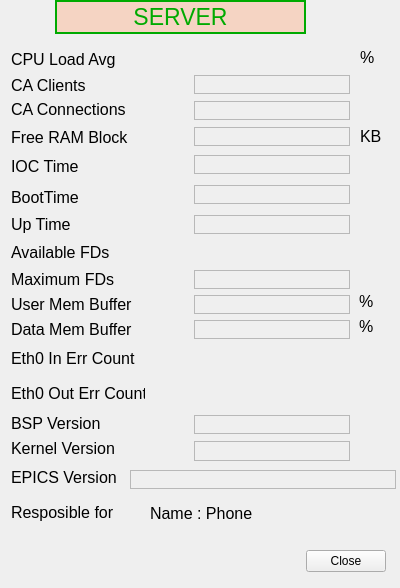
<ui version="4.0" >
 <class>Form</class>
 <widget class="QWidget" name="Form" >
  <property name="windowModality" >
   <enum>Qt::WindowModal</enum>
  </property>
  <property name="geometry" >
   <rect>
    <x>0</x>
    <y>0</y>
    <width>400</width>
    <height>588</height>
   </rect>
  </property>
  <property name="windowTitle" >
   <string>Form</string>
  </property>
  <widget class="QLabel" name="titleLabel" >
   <property name="geometry" >
    <rect>
     <x>55</x>
     <y>0</y>
     <width>251</width>
     <height>34</height>
    </rect>
   </property>
   <property name="palette" >
    <palette>
     <active>
      <colorrole role="WindowText" >
       <brush brushstyle="SolidPattern" >
        <color alpha="255" >
         <red>0</red>
         <green>170</green>
         <blue>0</blue>
        </color>
       </brush>
      </colorrole>
      <colorrole role="Base" >
       <brush brushstyle="SolidPattern" >
        <color alpha="255" >
         <red>255</red>
         <green>255</green>
         <blue>255</blue>
        </color>
       </brush>
      </colorrole>
      <colorrole role="Window" >
       <brush brushstyle="SolidPattern" >
        <color alpha="100" >
         <red>255</red>
         <green>170</green>
         <blue>127</blue>
        </color>
       </brush>
      </colorrole>
      <colorrole role="Shadow" >
       <brush brushstyle="SolidPattern" >
        <color alpha="255" >
         <red>0</red>
         <green>170</green>
         <blue>0</blue>
        </color>
       </brush>
      </colorrole>
     </active>
     <inactive>
      <colorrole role="WindowText" >
       <brush brushstyle="SolidPattern" >
        <color alpha="255" >
         <red>0</red>
         <green>170</green>
         <blue>0</blue>
        </color>
       </brush>
      </colorrole>
      <colorrole role="Base" >
       <brush brushstyle="SolidPattern" >
        <color alpha="255" >
         <red>255</red>
         <green>255</green>
         <blue>255</blue>
        </color>
       </brush>
      </colorrole>
      <colorrole role="Window" >
       <brush brushstyle="SolidPattern" >
        <color alpha="100" >
         <red>255</red>
         <green>170</green>
         <blue>127</blue>
        </color>
       </brush>
      </colorrole>
      <colorrole role="Shadow" >
       <brush brushstyle="SolidPattern" >
        <color alpha="255" >
         <red>0</red>
         <green>170</green>
         <blue>0</blue>
        </color>
       </brush>
      </colorrole>
     </inactive>
     <disabled>
      <colorrole role="WindowText" >
       <brush brushstyle="SolidPattern" >
        <color alpha="255" >
         <red>127</red>
         <green>125</green>
         <blue>123</blue>
        </color>
       </brush>
      </colorrole>
      <colorrole role="Base" >
       <brush brushstyle="SolidPattern" >
        <color alpha="100" >
         <red>255</red>
         <green>170</green>
         <blue>127</blue>
        </color>
       </brush>
      </colorrole>
      <colorrole role="Window" >
       <brush brushstyle="SolidPattern" >
        <color alpha="100" >
         <red>255</red>
         <green>170</green>
         <blue>127</blue>
        </color>
       </brush>
      </colorrole>
      <colorrole role="Shadow" >
       <brush brushstyle="SolidPattern" >
        <color alpha="255" >
         <red>0</red>
         <green>170</green>
         <blue>0</blue>
        </color>
       </brush>
      </colorrole>
     </disabled>
    </palette>
   </property>
   <property name="font" >
    <font>
     <pointsize>17</pointsize>
    </font>
   </property>
   <property name="autoFillBackground" >
    <bool>true</bool>
   </property>
   <property name="frameShape" >
    <enum>QFrame::WinPanel</enum>
   </property>
   <property name="text" >
    <string>SERVER</string>
   </property>
   <property name="alignment" >
    <set>Qt::AlignCenter</set>
   </property>
  </widget>
  <widget class="CALabel" name="caLabel" >
   <property name="geometry" >
    <rect>
     <x>194</x>
     <y>101</y>
     <width>156</width>
     <height>19</height>
    </rect>
   </property>
   <property name="font" >
    <font>
     <pointsize>12</pointsize>
    </font>
   </property>
   <property name="frameShape" >
    <enum>QFrame::StyledPanel</enum>
   </property>
   <property name="lineWidth" >
    <number>3</number>
   </property>
   <property name="alignment" >
    <set>Qt::AlignRight|Qt::AlignTrailing|Qt::AlignVCenter</set>
   </property>
   <property name="pvname" >
    <string>CACnx</string>
   </property>
   <property name="dmode" stdset="0" >
    <enum>CALabel::Int</enum>
   </property>
  </widget>
  <widget class="CALabel" name="caLabel_2" >
   <property name="geometry" >
    <rect>
     <x>194</x>
     <y>75</y>
     <width>156</width>
     <height>19</height>
    </rect>
   </property>
   <property name="font" >
    <font>
     <pointsize>12</pointsize>
    </font>
   </property>
   <property name="frameShape" >
    <enum>QFrame::StyledPanel</enum>
   </property>
   <property name="lineWidth" >
    <number>3</number>
   </property>
   <property name="alignment" >
    <set>Qt::AlignRight|Qt::AlignTrailing|Qt::AlignVCenter</set>
   </property>
   <property name="pvname" >
    <string>CAClnt</string>
   </property>
   <property name="dmode" stdset="0" >
    <enum>CALabel::Int</enum>
   </property>
  </widget>
  <widget class="CALabel" name="caLabel_3" >
   <property name="geometry" >
    <rect>
     <x>194</x>
     <y>127</y>
     <width>156</width>
     <height>19</height>
    </rect>
   </property>
   <property name="font" >
    <font>
     <pointsize>12</pointsize>
    </font>
   </property>
   <property name="frameShape" >
    <enum>QFrame::StyledPanel</enum>
   </property>
   <property name="lineWidth" >
    <number>3</number>
   </property>
   <property name="alignment" >
    <set>Qt::AlignRight|Qt::AlignTrailing|Qt::AlignVCenter</set>
   </property>
   <property name="pvname" >
    <string>MemMax</string>
   </property>
   <property name="dmode" stdset="0" >
    <enum>CALabel::Int</enum>
   </property>
  </widget>
  <widget class="CALabel" name="caLabel_4" >
   <property name="geometry" >
    <rect>
     <x>194</x>
     <y>155</y>
     <width>156</width>
     <height>19</height>
    </rect>
   </property>
   <property name="font" >
    <font>
     <pointsize>10</pointsize>
    </font>
   </property>
   <property name="frameShape" >
    <enum>QFrame::StyledPanel</enum>
   </property>
   <property name="lineWidth" >
    <number>3</number>
   </property>
   <property name="alignment" >
    <set>Qt::AlignRight|Qt::AlignTrailing|Qt::AlignVCenter</set>
   </property>
   <property name="pvname" >
    <string>Time</string>
   </property>
   <property name="dmode" stdset="0" >
    <enum>CALabel::Choice</enum>
   </property>
   <property name="dbrequest" stdset="0" >
    <enum>CALabel::DBRGSTR</enum>
   </property>
  </widget>
  <widget class="CALabel" name="caLabel_5" >
   <property name="geometry" >
    <rect>
     <x>194</x>
     <y>185</y>
     <width>156</width>
     <height>19</height>
    </rect>
   </property>
   <property name="font" >
    <font>
     <pointsize>10</pointsize>
    </font>
   </property>
   <property name="frameShape" >
    <enum>QFrame::StyledPanel</enum>
   </property>
   <property name="lineWidth" >
    <number>3</number>
   </property>
   <property name="alignment" >
    <set>Qt::AlignRight|Qt::AlignTrailing|Qt::AlignVCenter</set>
   </property>
   <property name="pvname" >
    <string>BootTime</string>
   </property>
   <property name="dmode" stdset="0" >
    <enum>CALabel::Choice</enum>
   </property>
   <property name="dbrequest" stdset="0" >
    <enum>CALabel::DBRGSTR</enum>
   </property>
  </widget>
  <widget class="CALabel" name="caLabel_6" >
   <property name="geometry" >
    <rect>
     <x>194</x>
     <y>215</y>
     <width>156</width>
     <height>19</height>
    </rect>
   </property>
   <property name="font" >
    <font>
     <pointsize>10</pointsize>
    </font>
   </property>
   <property name="frameShape" >
    <enum>QFrame::StyledPanel</enum>
   </property>
   <property name="lineWidth" >
    <number>3</number>
   </property>
   <property name="alignment" >
    <set>Qt::AlignRight|Qt::AlignTrailing|Qt::AlignVCenter</set>
   </property>
   <property name="pvname" >
    <string>vxUpTime</string>
   </property>
   <property name="dmode" stdset="0" >
    <enum>CALabel::Choice</enum>
   </property>
   <property name="dbrequest" stdset="0" >
    <enum>CALabel::DBRGSTR</enum>
   </property>
  </widget>
  <widget class="CALabel" name="caLabel_8" >
   <property name="geometry" >
    <rect>
     <x>194</x>
     <y>415</y>
     <width>156</width>
     <height>19</height>
    </rect>
   </property>
   <property name="font" >
    <font>
     <pointsize>12</pointsize>
    </font>
   </property>
   <property name="frameShape" >
    <enum>QFrame::StyledPanel</enum>
   </property>
   <property name="lineWidth" >
    <number>3</number>
   </property>
   <property name="alignment" >
    <set>Qt::AlignRight|Qt::AlignTrailing|Qt::AlignVCenter</set>
   </property>
   <property name="pvname" >
    <string>BSP_rev</string>
   </property>
   <property name="dmode" stdset="0" >
    <enum>CALabel::Choice</enum>
   </property>
   <property name="dbrequest" stdset="0" >
    <enum>CALabel::DBRGSTR</enum>
   </property>
  </widget>
  <widget class="CALabel" name="caLabel_9" >
   <property name="geometry" >
    <rect>
     <x>194</x>
     <y>441</y>
     <width>156</width>
     <height>20</height>
    </rect>
   </property>
   <property name="font" >
    <font>
     <pointsize>12</pointsize>
    </font>
   </property>
   <property name="frameShape" >
    <enum>QFrame::StyledPanel</enum>
   </property>
   <property name="lineWidth" >
    <number>3</number>
   </property>
   <property name="alignment" >
    <set>Qt::AlignRight|Qt::AlignTrailing|Qt::AlignVCenter</set>
   </property>
   <property name="pvname" >
    <string>kernel_vers</string>
   </property>
   <property name="dmode" stdset="0" >
    <enum>CALabel::Choice</enum>
   </property>
   <property name="dbrequest" stdset="0" >
    <enum>CALabel::DBRGSTR</enum>
   </property>
  </widget>
  <widget class="CALabel" name="caLabel_10" >
   <property name="geometry" >
    <rect>
     <x>130</x>
     <y>470</y>
     <width>266</width>
     <height>19</height>
    </rect>
   </property>
   <property name="font" >
    <font>
     <pointsize>9</pointsize>
    </font>
   </property>
   <property name="frameShape" >
    <enum>QFrame::StyledPanel</enum>
   </property>
   <property name="lineWidth" >
    <number>3</number>
   </property>
   <property name="alignment" >
    <set>Qt::AlignRight|Qt::AlignTrailing|Qt::AlignVCenter</set>
   </property>
   <property name="pvname" >
    <string>EPICS_vers</string>
   </property>
   <property name="dmode" stdset="0" >
    <enum>CALabel::Choice</enum>
   </property>
   <property name="dbrequest" stdset="0" >
    <enum>CALabel::DBRGSTR</enum>
   </property>
  </widget>
  <widget class="CADisplayer" name="CADisplayer_2" >
   <property name="geometry" >
    <rect>
     <x>194</x>
     <y>240</y>
     <width>155</width>
     <height>24</height>
    </rect>
   </property>
   <property name="font" >
    <font>
     <pointsize>12</pointsize>
    </font>
   </property>
   <property name="autoFillBackground" >
    <bool>false</bool>
   </property>
   <property name="nuformat" stdset="0" >
    <enum>CADisplayer::Integer</enum>
   </property>
   <property name="pvname" >
    <string>FDAv</string>
   </property>
  </widget>
  <widget class="CADisplayer" name="CADisplayer_3" >
   <property name="geometry" >
    <rect>
     <x>194</x>
     <y>347</y>
     <width>155</width>
     <height>24</height>
    </rect>
   </property>
   <property name="font" >
    <font>
     <pointsize>12</pointsize>
    </font>
   </property>
   <property name="autoFillBackground" >
    <bool>false</bool>
   </property>
   <property name="nuformat" stdset="0" >
    <enum>CADisplayer::Integer</enum>
   </property>
   <property name="pvname" >
    <string>IFIErrs</string>
   </property>
  </widget>
  <widget class="CADisplayer" name="CADisplayer_4" >
   <property name="geometry" >
    <rect>
     <x>194</x>
     <y>382</y>
     <width>155</width>
     <height>24</height>
    </rect>
   </property>
   <property name="font" >
    <font>
     <pointsize>12</pointsize>
    </font>
   </property>
   <property name="autoFillBackground" >
    <bool>false</bool>
   </property>
   <property name="nuformat" stdset="0" >
    <enum>CADisplayer::Integer</enum>
   </property>
   <property name="pvname" >
    <string>IFOErrs</string>
   </property>
  </widget>
  <widget class="CADisplayer" name="CADisplayer" >
   <property name="geometry" >
    <rect>
     <x>194</x>
     <y>45</y>
     <width>155</width>
     <height>24</height>
    </rect>
   </property>
   <property name="font" >
    <font>
     <pointsize>12</pointsize>
    </font>
   </property>
   <property name="autoFillBackground" >
    <bool>false</bool>
   </property>
   <property name="nuformat" stdset="0" >
    <enum>CADisplayer::RealOne</enum>
   </property>
   <property name="pvname" >
    <string>Load</string>
   </property>
  </widget>
  <widget class="QLabel" name="label_18" >
   <property name="geometry" >
    <rect>
     <x>11</x>
     <y>499</y>
     <width>128</width>
     <height>26</height>
    </rect>
   </property>
   <property name="font" >
    <font>
     <pointsize>12</pointsize>
    </font>
   </property>
   <property name="text" >
    <string>Resposible for</string>
   </property>
  </widget>
  <widget class="QLabel" name="label" >
   <property name="geometry" >
    <rect>
     <x>11</x>
     <y>46</y>
     <width>128</width>
     <height>26</height>
    </rect>
   </property>
   <property name="font" >
    <font>
     <pointsize>12</pointsize>
    </font>
   </property>
   <property name="text" >
    <string>CPU Load Avg</string>
   </property>
  </widget>
  <widget class="QLabel" name="label_11" >
   <property name="geometry" >
    <rect>
     <x>11</x>
     <y>435</y>
     <width>128</width>
     <height>26</height>
    </rect>
   </property>
   <property name="font" >
    <font>
     <pointsize>12</pointsize>
    </font>
   </property>
   <property name="text" >
    <string>Kernel Version</string>
   </property>
  </widget>
  <widget class="QLabel" name="label_12" >
   <property name="geometry" >
    <rect>
     <x>11</x>
     <y>465</y>
     <width>128</width>
     <height>25</height>
    </rect>
   </property>
   <property name="font" >
    <font>
     <pointsize>12</pointsize>
    </font>
   </property>
   <property name="text" >
    <string>EPICS Version</string>
   </property>
  </widget>
  <widget class="QLabel" name="label_13" >
   <property name="geometry" >
    <rect>
     <x>11</x>
     <y>346</y>
     <width>136</width>
     <height>25</height>
    </rect>
   </property>
   <property name="font" >
    <font>
     <pointsize>12</pointsize>
    </font>
   </property>
   <property name="text" >
    <string>Eth0 In Err Count</string>
   </property>
  </widget>
  <widget class="QLabel" name="label_14" >
   <property name="geometry" >
    <rect>
     <x>11</x>
     <y>380</y>
     <width>134</width>
     <height>26</height>
    </rect>
   </property>
   <property name="font" >
    <font>
     <pointsize>12</pointsize>
    </font>
   </property>
   <property name="text" >
    <string>Eth0 Out Err Count</string>
   </property>
  </widget>
  <widget class="QLabel" name="label_9" >
   <property name="windowModality" >
    <enum>Qt::WindowModal</enum>
   </property>
   <property name="geometry" >
    <rect>
     <x>11</x>
     <y>239</y>
     <width>128</width>
     <height>26</height>
    </rect>
   </property>
   <property name="font" >
    <font>
     <pointsize>12</pointsize>
    </font>
   </property>
   <property name="text" >
    <string>Available FDs</string>
   </property>
  </widget>
  <widget class="QLabel" name="label_10" >
   <property name="geometry" >
    <rect>
     <x>11</x>
     <y>410</y>
     <width>128</width>
     <height>26</height>
    </rect>
   </property>
   <property name="font" >
    <font>
     <pointsize>12</pointsize>
    </font>
   </property>
   <property name="text" >
    <string>BSP Version</string>
   </property>
  </widget>
  <widget class="QLabel" name="label_2" >
   <property name="geometry" >
    <rect>
     <x>11</x>
     <y>72</y>
     <width>128</width>
     <height>26</height>
    </rect>
   </property>
   <property name="font" >
    <font>
     <pointsize>12</pointsize>
    </font>
   </property>
   <property name="text" >
    <string>CA Clients</string>
   </property>
  </widget>
  <widget class="QLabel" name="label_3" >
   <property name="geometry" >
    <rect>
     <x>11</x>
     <y>97</y>
     <width>128</width>
     <height>25</height>
    </rect>
   </property>
   <property name="font" >
    <font>
     <pointsize>12</pointsize>
    </font>
   </property>
   <property name="text" >
    <string>CA Connections</string>
   </property>
  </widget>
  <widget class="QLabel" name="label_5" >
   <property name="geometry" >
    <rect>
     <x>11</x>
     <y>124</y>
     <width>128</width>
     <height>26</height>
    </rect>
   </property>
   <property name="font" >
    <font>
     <pointsize>12</pointsize>
    </font>
   </property>
   <property name="text" >
    <string>Free RAM Block</string>
   </property>
  </widget>
  <widget class="QLabel" name="label_6" >
   <property name="geometry" >
    <rect>
     <x>11</x>
     <y>153</y>
     <width>128</width>
     <height>26</height>
    </rect>
   </property>
   <property name="font" >
    <font>
     <pointsize>12</pointsize>
    </font>
   </property>
   <property name="text" >
    <string>IOC Time</string>
   </property>
  </widget>
  <widget class="QLabel" name="label_7" >
   <property name="geometry" >
    <rect>
     <x>11</x>
     <y>184</y>
     <width>128</width>
     <height>26</height>
    </rect>
   </property>
   <property name="font" >
    <font>
     <pointsize>12</pointsize>
    </font>
   </property>
   <property name="text" >
    <string>BootTime</string>
   </property>
  </widget>
  <widget class="QLabel" name="label_8" >
   <property name="geometry" >
    <rect>
     <x>11</x>
     <y>212</y>
     <width>128</width>
     <height>25</height>
    </rect>
   </property>
   <property name="font" >
    <font>
     <pointsize>12</pointsize>
    </font>
   </property>
   <property name="text" >
    <string>Up Time</string>
   </property>
  </widget>
  <widget class="QLabel" name="label_27" >
   <property name="geometry" >
    <rect>
     <x>316</x>
     <y>274</y>
     <width>24</width>
     <height>23</height>
    </rect>
   </property>
   <property name="font" >
    <font>
     <pointsize>12</pointsize>
    </font>
   </property>
   <property name="text" >
    <string/>
   </property>
  </widget>
  <widget class="QLabel" name="label_35" >
   <property name="geometry" >
    <rect>
     <x>316</x>
     <y>502</y>
     <width>24</width>
     <height>23</height>
    </rect>
   </property>
   <property name="font" >
    <font>
     <pointsize>12</pointsize>
    </font>
   </property>
   <property name="text" >
    <string/>
   </property>
  </widget>
  <widget class="QLabel" name="label_28" >
   <property name="geometry" >
    <rect>
     <x>316</x>
     <y>303</y>
     <width>24</width>
     <height>22</height>
    </rect>
   </property>
   <property name="font" >
    <font>
     <pointsize>12</pointsize>
    </font>
   </property>
   <property name="text" >
    <string/>
   </property>
  </widget>
  <widget class="QLabel" name="label_19" >
   <property name="geometry" >
    <rect>
     <x>360</x>
     <y>46</y>
     <width>24</width>
     <height>23</height>
    </rect>
   </property>
   <property name="font" >
    <font>
     <pointsize>12</pointsize>
    </font>
   </property>
   <property name="text" >
    <string>%</string>
   </property>
  </widget>
  <widget class="QLabel" name="label_22" >
   <property name="geometry" >
    <rect>
     <x>316</x>
     <y>132</y>
     <width>24</width>
     <height>22</height>
    </rect>
   </property>
   <property name="font" >
    <font>
     <pointsize>12</pointsize>
    </font>
   </property>
   <property name="text" >
    <string/>
   </property>
  </widget>
  <widget class="QLabel" name="label_29" >
   <property name="geometry" >
    <rect>
     <x>316</x>
     <y>331</y>
     <width>24</width>
     <height>23</height>
    </rect>
   </property>
   <property name="font" >
    <font>
     <pointsize>12</pointsize>
    </font>
   </property>
   <property name="text" >
    <string/>
   </property>
  </widget>
  <widget class="QLabel" name="label_32" >
   <property name="geometry" >
    <rect>
     <x>316</x>
     <y>417</y>
     <width>24</width>
     <height>22</height>
    </rect>
   </property>
   <property name="font" >
    <font>
     <pointsize>12</pointsize>
    </font>
   </property>
   <property name="text" >
    <string/>
   </property>
  </widget>
  <widget class="QLabel" name="label_34" >
   <property name="geometry" >
    <rect>
     <x>316</x>
     <y>474</y>
     <width>24</width>
     <height>22</height>
    </rect>
   </property>
   <property name="font" >
    <font>
     <pointsize>12</pointsize>
    </font>
   </property>
   <property name="text" >
    <string/>
   </property>
  </widget>
  <widget class="QLabel" name="label_23" >
   <property name="geometry" >
    <rect>
     <x>360</x>
     <y>125</y>
     <width>24</width>
     <height>23</height>
    </rect>
   </property>
   <property name="font" >
    <font>
     <pointsize>12</pointsize>
    </font>
   </property>
   <property name="text" >
    <string>KB</string>
   </property>
  </widget>
  <widget class="QLabel" name="label_36" >
   <property name="geometry" >
    <rect>
     <x>150</x>
     <y>500</y>
     <width>176</width>
     <height>26</height>
    </rect>
   </property>
   <property name="font" >
    <font>
     <pointsize>12</pointsize>
    </font>
   </property>
   <property name="text" >
    <string>Name : Phone</string>
   </property>
  </widget>
  <widget class="QLabel" name="label_15" >
   <property name="geometry" >
    <rect>
     <x>11</x>
     <y>267</y>
     <width>128</width>
     <height>25</height>
    </rect>
   </property>
   <property name="font" >
    <font>
     <pointsize>12</pointsize>
    </font>
   </property>
   <property name="text" >
    <string>Maximum FDs</string>
   </property>
  </widget>
  <widget class="CALabel" name="caLabel_7" >
   <property name="geometry" >
    <rect>
     <x>194</x>
     <y>270</y>
     <width>156</width>
     <height>19</height>
    </rect>
   </property>
   <property name="font" >
    <font>
     <pointsize>12</pointsize>
    </font>
   </property>
   <property name="frameShape" >
    <enum>QFrame::StyledPanel</enum>
   </property>
   <property name="lineWidth" >
    <number>3</number>
   </property>
   <property name="alignment" >
    <set>Qt::AlignRight|Qt::AlignTrailing|Qt::AlignVCenter</set>
   </property>
   <property name="pvname" >
    <string>FDMax</string>
   </property>
   <property name="dmode" stdset="0" >
    <enum>CALabel::Int</enum>
   </property>
  </widget>
  <widget class="QLabel" name="label_16" >
   <property name="geometry" >
    <rect>
     <x>11</x>
     <y>292</y>
     <width>128</width>
     <height>25</height>
    </rect>
   </property>
   <property name="font" >
    <font>
     <pointsize>12</pointsize>
    </font>
   </property>
   <property name="text" >
    <string>User Mem Buffer</string>
   </property>
  </widget>
  <widget class="CALabel" name="caLabel_11" >
   <property name="geometry" >
    <rect>
     <x>194</x>
     <y>295</y>
     <width>156</width>
     <height>19</height>
    </rect>
   </property>
   <property name="font" >
    <font>
     <pointsize>12</pointsize>
    </font>
   </property>
   <property name="frameShape" >
    <enum>QFrame::StyledPanel</enum>
   </property>
   <property name="lineWidth" >
    <number>3</number>
   </property>
   <property name="alignment" >
    <set>Qt::AlignRight|Qt::AlignTrailing|Qt::AlignVCenter</set>
   </property>
   <property name="pvname" >
    <string>minSysMBuf</string>
   </property>
   <property name="dmode" stdset="0" >
    <enum>CALabel::Double</enum>
   </property>
  </widget>
  <widget class="QLabel" name="label_17" >
   <property name="geometry" >
    <rect>
     <x>11</x>
     <y>317</y>
     <width>128</width>
     <height>25</height>
    </rect>
   </property>
   <property name="font" >
    <font>
     <pointsize>12</pointsize>
    </font>
   </property>
   <property name="text" >
    <string>Data Mem Buffer</string>
   </property>
  </widget>
  <widget class="CALabel" name="caLabel_12" >
   <property name="geometry" >
    <rect>
     <x>194</x>
     <y>320</y>
     <width>156</width>
     <height>19</height>
    </rect>
   </property>
   <property name="font" >
    <font>
     <pointsize>12</pointsize>
    </font>
   </property>
   <property name="frameShape" >
    <enum>QFrame::StyledPanel</enum>
   </property>
   <property name="lineWidth" >
    <number>3</number>
   </property>
   <property name="alignment" >
    <set>Qt::AlignRight|Qt::AlignTrailing|Qt::AlignVCenter</set>
   </property>
   <property name="pvname" >
    <string>minDataMBuf</string>
   </property>
   <property name="dmode" stdset="0" >
    <enum>CALabel::Double</enum>
   </property>
  </widget>
  <widget class="QLabel" name="label_20" >
   <property name="geometry" >
    <rect>
     <x>359</x>
     <y>315</y>
     <width>24</width>
     <height>23</height>
    </rect>
   </property>
   <property name="font" >
    <font>
     <pointsize>12</pointsize>
    </font>
   </property>
   <property name="text" >
    <string>%</string>
   </property>
  </widget>
  <widget class="QLabel" name="label_21" >
   <property name="geometry" >
    <rect>
     <x>359</x>
     <y>290</y>
     <width>24</width>
     <height>23</height>
    </rect>
   </property>
   <property name="font" >
    <font>
     <pointsize>12</pointsize>
    </font>
   </property>
   <property name="text" >
    <string>%</string>
   </property>
  </widget>
  <widget class="QDialogButtonBox" name="buttonBox" >
   <property name="geometry" >
    <rect>
     <x>220</x>
     <y>545</y>
     <width>166</width>
     <height>32</height>
    </rect>
   </property>
   <property name="standardButtons" >
    <set>QDialogButtonBox::Close</set>
   </property>
  </widget>
 </widget>
 <customwidgets>
  <customwidget>
   <class>CADisplayer</class>
   <extends>QWidget</extends>
   <header>caDisplayer.h</header>
  </customwidget>
  <customwidget>
   <class>CALabel</class>
   <extends>QLabel</extends>
   <header>caLabel.h</header>
  </customwidget>
 </customwidgets>
 <resources/>
 <connections>
  <connection>
   <sender>buttonBox</sender>
   <signal>clicked(QAbstractButton*)</signal>
   <receiver>Form</receiver>
   <slot>close()</slot>
   <hints>
    <hint type="sourcelabel" >
     <x>343</x>
     <y>553</y>
    </hint>
    <hint type="destinationlabel" >
     <x>385</x>
     <y>515</y>
    </hint>
   </hints>
  </connection>
 </connections>
 <designerdata>
  <property name="gridDeltaX" >
   <number>5</number>
  </property>
  <property name="gridDeltaY" >
   <number>5</number>
  </property>
  <property name="gridSnapX" >
   <bool>true</bool>
  </property>
  <property name="gridSnapY" >
   <bool>true</bool>
  </property>
  <property name="gridVisible" >
   <bool>true</bool>
  </property>
 </designerdata>
</ui>
